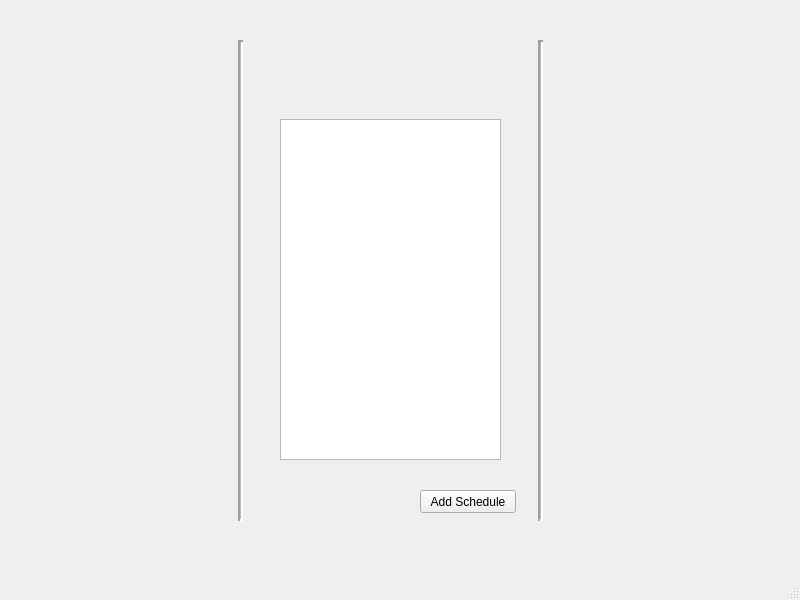
<?xml version="1.0" encoding="UTF-8"?>
<ui version="4.0">
 <class>MainWindow</class>
 <widget class="QMainWindow" name="MainWindow">
  <property name="geometry">
   <rect>
    <x>0</x>
    <y>0</y>
    <width>800</width>
    <height>600</height>
   </rect>
  </property>
  <property name="windowTitle">
   <string>MainWindow</string>
  </property>
  <widget class="QWidget" name="centralwidget">
   <widget class="QWidget" name="verticalLayoutWidget">
    <property name="geometry">
     <rect>
      <x>20</x>
      <y>40</y>
      <width>181</width>
      <height>481</height>
     </rect>
    </property>
    <layout class="QVBoxLayout" name="verticalLayout"/>
   </widget>
   <widget class="QWidget" name="verticalLayoutWidget_2">
    <property name="geometry">
     <rect>
      <x>580</x>
      <y>40</y>
      <width>221</width>
      <height>481</height>
     </rect>
    </property>
    <layout class="QVBoxLayout" name="verticalLayout_2"/>
   </widget>
   <widget class="Line" name="line">
    <property name="geometry">
     <rect>
      <x>200</x>
      <y>40</y>
      <width>81</width>
      <height>481</height>
     </rect>
    </property>
    <property name="lineWidth">
     <number>2</number>
    </property>
    <property name="midLineWidth">
     <number>1</number>
    </property>
    <property name="orientation">
     <enum>Qt::Vertical</enum>
    </property>
   </widget>
   <widget class="Line" name="line_2">
    <property name="geometry">
     <rect>
      <x>520</x>
      <y>40</y>
      <width>41</width>
      <height>481</height>
     </rect>
    </property>
    <property name="frameShadow">
     <enum>QFrame::Sunken</enum>
    </property>
    <property name="lineWidth">
     <number>2</number>
    </property>
    <property name="midLineWidth">
     <number>1</number>
    </property>
    <property name="orientation">
     <enum>Qt::Vertical</enum>
    </property>
   </widget>
   <widget class="QWidget" name="verticalLayoutWidget_3">
    <property name="geometry">
     <rect>
      <x>280</x>
      <y>119</y>
      <width>221</width>
      <height>341</height>
     </rect>
    </property>
    <layout class="QVBoxLayout" name="verticalLayout_3">
     <item>
      <widget class="QTableWidget" name="tableWidget">
       <property name="columnCount">
        <number>0</number>
       </property>
      </widget>
     </item>
    </layout>
   </widget>
   <widget class="QToolButton" name="Add_Schedule">
    <property name="enabled">
     <bool>true</bool>
    </property>
    <property name="geometry">
     <rect>
      <x>420</x>
      <y>490</y>
      <width>96</width>
      <height>23</height>
     </rect>
    </property>
    <property name="text">
     <string>Add Schedule</string>
    </property>
   </widget>
  </widget>
  <widget class="QMenuBar" name="menubar">
   <property name="geometry">
    <rect>
     <x>0</x>
     <y>0</y>
     <width>800</width>
     <height>21</height>
    </rect>
   </property>
  </widget>
  <widget class="QStatusBar" name="statusbar"/>
 </widget>
 <resources/>
 <connections/>
</ui>
